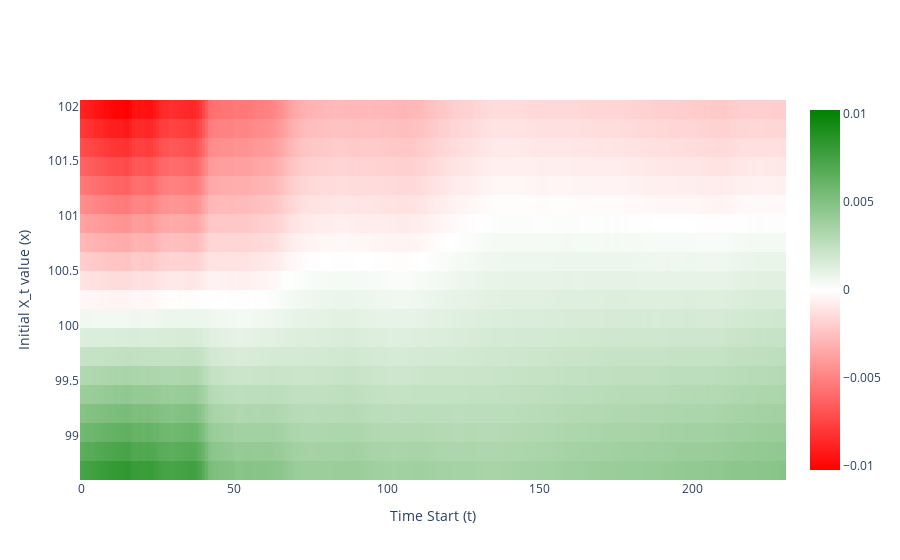

Notebook code cell kept with this figure:
### Code cell
td_l.plot_v_heat()

### Figure 1 — Plotly figure (JSON) as saved in the notebook; plotly's stock layout.template omitted (floating-point values rounded to 4 significant figures; data arrays with more than 128 entries replaced by an {"elided": "..."} marker saying what was removed)
{"data": [{"coloraxis": "coloraxis", "type": "heatmap", "x": {"elided": "231 int values"}, "y": [98.68, 98.86, 99.03, 99.2, 99.37, 99.55, 99.72, 99.89, 100.1, 100.2, 100.4, 100.6, 100.8, 100.9, 101.1, 101.3, 101.5, 101.6, 101.8, 102.0], "z": {"elided": "20x231 float values"}, "zmax": 0.01022, "zmin": -0.01022}], "layout": {"coloraxis": {"cmax": 0.01022, "cmin": -0.01022, "colorscale": [[0, "red"], [0.5, "white"], [1, "green"]]}, "title": {}, "xaxis": {"title": {"text": "Time Start (t)"}}, "yaxis": {"title": {"text": "Initial X_t value (x)"}}}}
